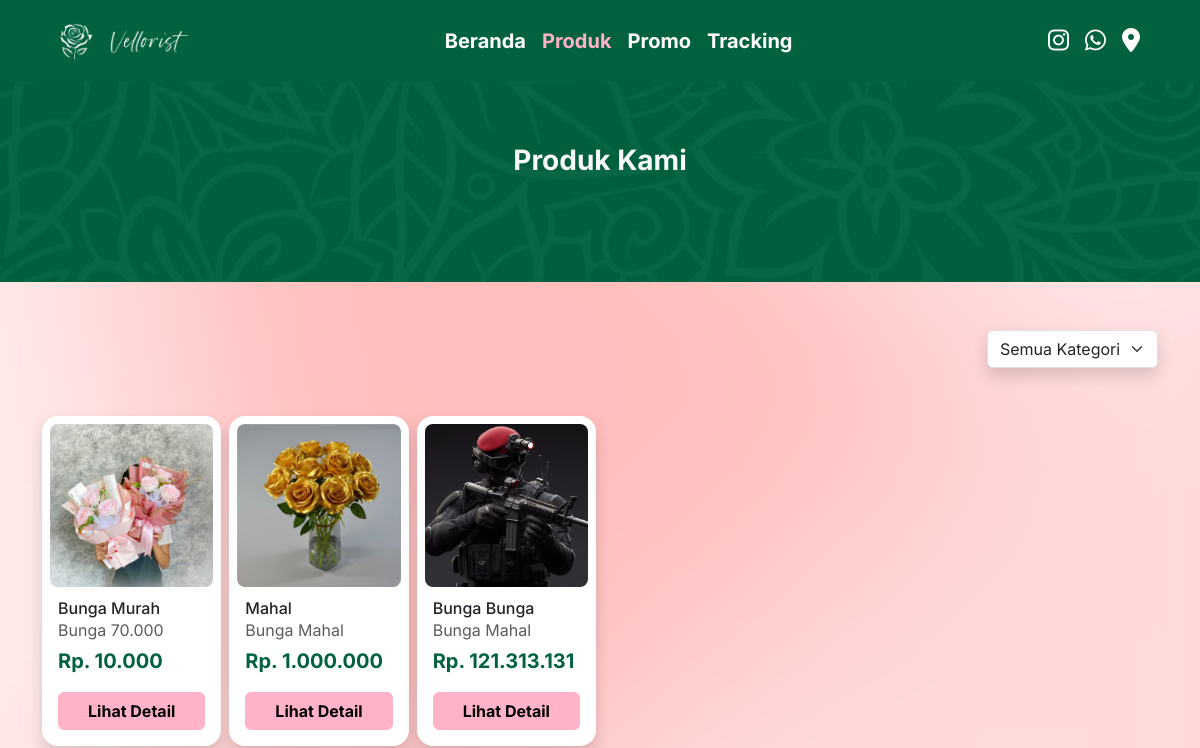
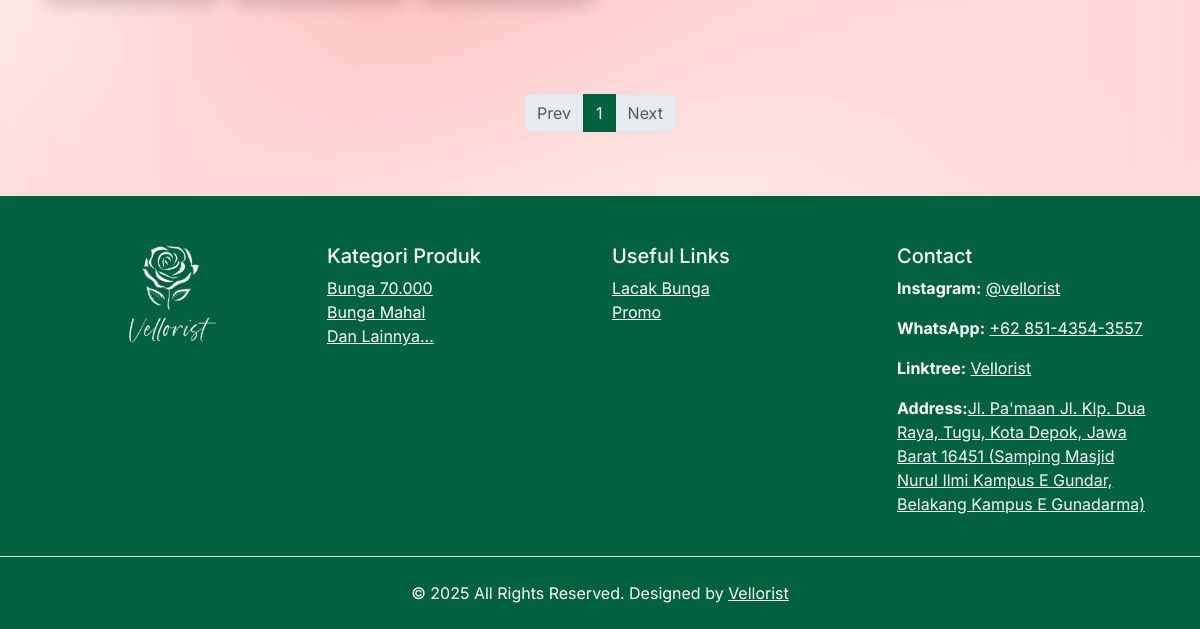
The app's page /produk/index.php, older data (2 pictures, top to bottom).
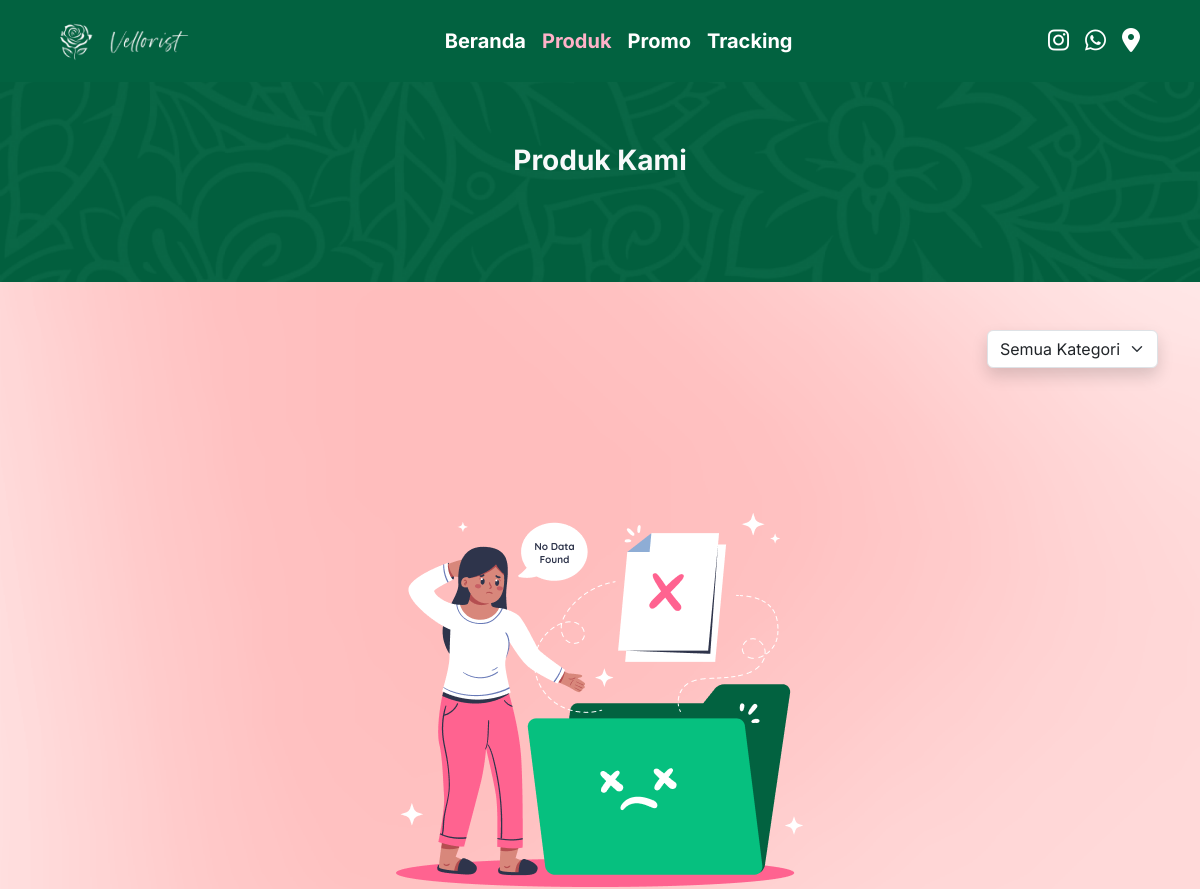
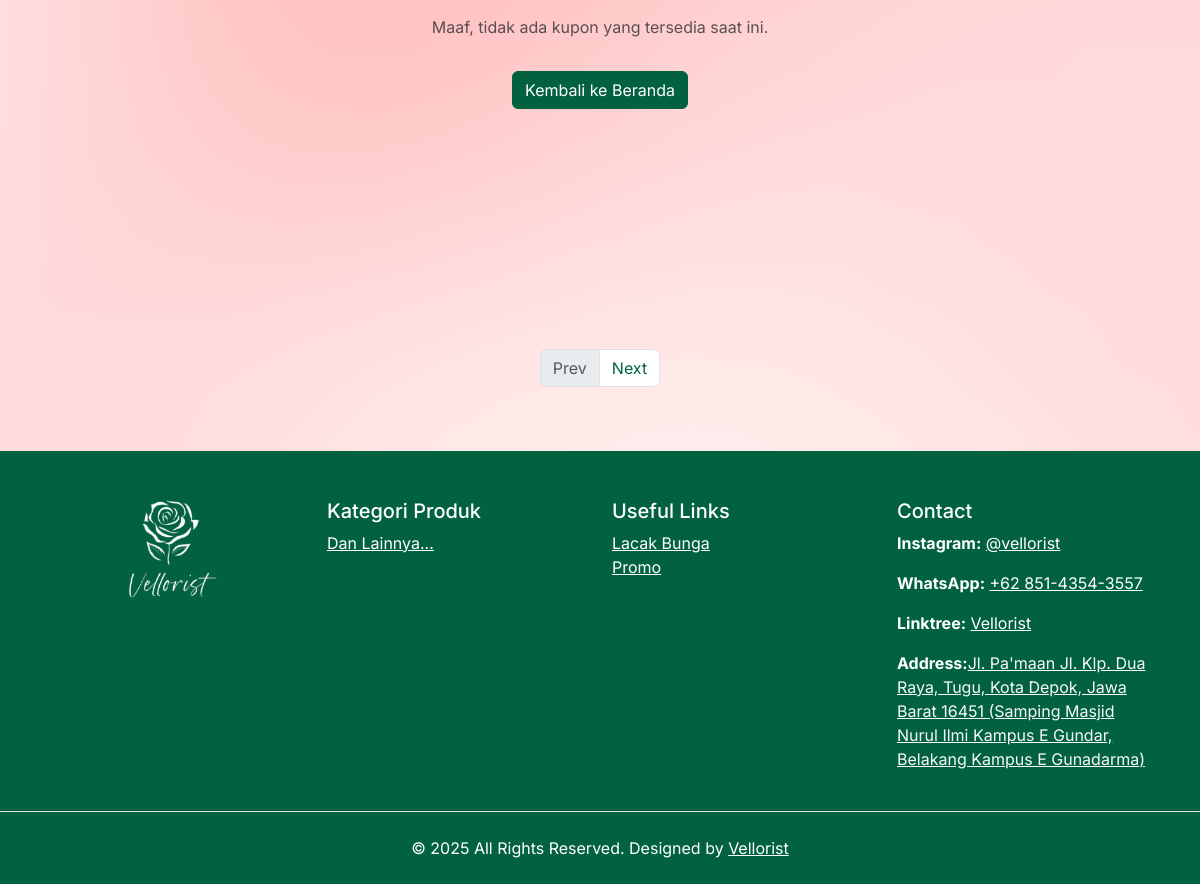
The same page, newer data (2 pictures, top to bottom).
### tables this page shows
CREATE TABLE `produk` (
  `id_produk` int(11) NOT NULL,
  `nama_produk` varchar(100) NOT NULL,
  `harga_produk` int(11) NOT NULL,
  `deskripsi_produk` text NOT NULL,
  `foto_produk` text NOT NULL,
  `id_kategori` int(11) NOT NULL
);

CREATE TABLE `kategori_produk` (
  `id_kategori` int(11) NOT NULL,
  `nama_kategori` varchar(50) NOT NULL
);

### app/config.php (called while the page is built, shortened)
<?php
$url = 'http://localhost/vellorist-web';

### app/footer.php (called while the page is built)
<?php
function getFooters($conn)
{
    $query = "SELECT * FROM kategori_produk LIMIT 5";
    $result = $conn->query($query);
    if ($result && $result->num_rows > 0) {
        return $result->fetch_all(MYSQLI_ASSOC);
    }
    return [];
}
$footer = getFooters($conn);

### produk/index.php (the view, shortened to what this page needs)
<?php
include "../app/config.php";
include "../app/footer.php";
function getProductsWithPagination($conn, $page = 1, $perPage = 30, $kategoriId = '')
{
    $offset = ($page - 1) * $perPage;
    $query = "
        SELECT
            produk.*,
            kategori_produk.nama_kategori
        FROM produk
        JOIN kategori_produk ON produk.id_kategori = kategori_produk.id_kategori
    ";
    $query .= " LIMIT ?, ?";
    $stmt = $conn->prepare($query);
    if ($kategoriId) {
        $stmt->bind_param("iii", $kategoriId, $offset, $perPage);
    } else {
        $stmt->bind_param("ii", $offset, $perPage);
    }
    $stmt->execute();
    $result = $stmt->get_result();
    if ($result && $result->num_rows > 0) {
        return $result->fetch_all(MYSQLI_ASSOC);
    }
    return [];
}
$kategoriId = isset($_GET['kategori']) ? (int)$_GET['kategori'] : '';
$totalQuery = "SELECT COUNT(*) as total FROM produk";
$totalStmt = $conn->prepare($totalQuery);
$totalStmt->execute();
$totalResult = $totalStmt->get_result();
$totalRow = $totalResult->fetch_assoc();
$totalProducts = $totalRow['total'];
$perPage = 30;
$totalPages = ceil($totalProducts / $perPage);
$page = isset($_GET['page']) ? (int)$_GET['page'] : 1;
$produkList = getProductsWithPagination($conn, $page, $perPage, $kategoriId);
?>
<!DOCTYPE html>
<html lang="id">
<head>
    <link rel="stylesheet" href="<?= $url ?>/css/main.css">
    <link rel="stylesheet" href="<?= $url ?>/css/style.css">
    <link rel="stylesheet" href="<?= $url ?>/css/all.css">
</head>
<body>
    <nav id="navbar" class="navbar navbar-expand-lg bg-primary fixed-top px-2 px-lg-5 py-3">
        <div class="container-fluid">
            <a class="navbar-brand text-white m-0" href="#">
                <img src="<?= $url ?>/assets/Logo.png" alt="Logo" height="40">
            </a>
            <div class="collapse navbar-collapse justify-content-between" id="navbarContent">
                <ul class="navbar-nav mx-auto">
                    <li class="nav-item">
                        <a class="nav-link text-white fs-12 fw-bold" href="<?= $url ?>">Beranda</a>
                    </li>
                    <li class="nav-item">
                        <a class="nav-link text-white fs-12 fw-bold active" href="<?= $url ?>/produk">Produk</a>
                    </li>
                    <li class="nav-item">
                        <a class="nav-link text-white fs-12 fw-bold" href="<?= $url ?>/promo">Promo</a>
                    </li>
                    <li class="nav-item">
                        <a class="nav-link text-white fs-12 fw-bold" href="<?= $url ?>/tracking">Tracking</a>
                    </li>
                </ul>
                <div class="d-none d-lg-flex align-items-center social-icons gap-3 my-3 my-lg-0">
                    <a href="https://instagram.com" class="text-white">
                        <i class="fa-brands fa-instagram fs-11" height="24"></i>
                    </a>
                    <a href="https://wa.me/yourphonenumber" class="text-white">
                        <i class="fa-brands fa-whatsapp fs-11"></i>
                    </a>
                    <a href="https://maps.app.goo.gl/wHmtLoZLZa2FVWay8" class="text-white">
                        <i class="fa-solid fa-location-dot fs-11"></i>
                    </a>
                </div>
            </div>
        </div>
    </nav>
    <div class="content-wrapper">
        <section class="pb-6 pt-7" id="hero-produk">
            <div class="container">
                <div class="row align-items-center">
                    <h3 class="fw-bold text-light text-center">
                        <?php
                        if ($kategoriId) {
                            $kategoriQuery = "SELECT nama_kategori FROM kategori_produk WHERE id_kategori = ?";
                            $kategoriStmt = $conn->prepare($kategoriQuery);
                            $kategoriStmt->bind_param("i", $kategoriId);
                            $kategoriStmt->execute();
                            $kategoriResult = $kategoriStmt->get_result();
                            $kategori = $kategoriResult->fetch_assoc();
                            echo htmlspecialchars($kategori['nama_kategori']);
                        } else {
                            echo "Produk Kami";
                        }
                        ?>
                    </h3>
                </div>
            </div>
        </section>
        <section class="py-5" id="produk">
            <div class="container mb-5">
                <form method="GET" action="<?= $_SERVER['PHP_SELF'] ?>" id="filterForm">
                    <div class="row justify-content-end">
                        <div class="col-auto">
                            <div class="d-flex align-items-center">
                                <select name="kategori" id="kategori" class="form-select w-100 w-lg-100 shadow" onchange="this.form.submit()">
                                    <option value="">Semua Kategori</option>
                                </select>
                            </div>
                        </div>
                    </div>
                </form>
            </div>
            <div class="container">
                <?php if (!empty($produkList)) : ?>
                    <div class="row row-cols-2 row-cols-md-3 row-cols-lg-6 g-2">
                        <?php foreach ($produkList as $produk) : ?>
                            <div class="col">
                                <div class="card shadow border-0 h-100 rounded-4">
                                    <div class="m-2 rounded-3 overflow-hidden">
                                        <img
                                            src="<?= $url ?>/assets/uploads/<?= $produk['foto_produk'] ?>"
                                            alt="Gambar produk <?= htmlspecialchars($produk['nama_produk']) ?>"
                                            class="w-100 h-100"
                                            style="object-fit: cover;">
                                    </div>
                                    <div class="card-body d-flex flex-column justify-content-between my-0 pt-1">
                                        <h6 class="card-title my-0 text-truncate"
                                            title="<?= htmlspecialchars($produk['nama_produk']) ?>">
                                            <?= htmlspecialchars($produk['nama_produk']) ?>
                                        </h6>
                                        <p class="card-text text-muted mb-1">
                                            <?= $produk['nama_kategori'] ?>
                                        </p>
                                        <p class="card-text text-primary mb-3 fs-12"
                                            title="Rp. <?= number_format($produk['harga_produk'], 0, '', '.') ?>">
                                            <strong>Rp. <?= number_format($produk['harga_produk'], 0, '', '.') ?></strong>
                                        </p>
                                        <a href="<?= $url ?>/produk/detail/index.php?id=<?= $produk['id_produk'] ?>"
                                            class="btn btn-secondary fw-bold mt-auto">
                                            Lihat Detail
                                        </a>
                                    </div>
                                </div>
                            </div>
                        <?php endforeach; ?>
                    </div>
                <?php else : ?>
                    <div class="row justify-content-center my-7">
                        <div class="col-12 text-center">
                            <img src="<?= $url ?>/assets/no-found.png" alt="Data tidak ditemukan" class="img-fluid">
                            <p class=" mt-3 text-muted">Maaf, tidak ada kupon yang tersedia saat ini.</p>
                            <a href="<?= $url ?>" class="btn btn-primary mt-3">Kembali ke Beranda</a>
                        </div>
                    </div>
                <?php endif; ?>
            </div>
        </section>
        <section id="pagination" class="my-5">
            <div class="container d-flex justify-content-center">
                <ul class="pagination">
                    <li class="page-item <?= $page == 1 ? 'disabled' : '' ?>">
                        <a class="page-link" href="<?= $_SERVER['PHP_SELF'] ?>?page=<?= $page - 1 ?><?= $kategoriId ? '&kategori=' . $kategoriId : '' ?>">Prev</a>
                    </li>
                    <?php for ($i = 1; $i <= $totalPages; $i++): ?>
                        <li class="page-item <?= $i == $page ? 'active' : '' ?>">
                            <a class="page-link" href="<?= $_SERVER['PHP_SELF'] ?>?page=<?= $i ?><?= $kategoriId ? '&kategori=' . $kategoriId : '' ?>"><?= $i ?></a>
                        </li>
                    <?php endfor; ?>
                    <li class="page-item <?= $page == $totalPages ? 'disabled' : '' ?>">
                        <a class="page-link" href="<?= $_SERVER['PHP_SELF'] ?>?page=<?= $page + 1 ?><?= $kategoriId ? '&kategori=' . $kategoriId : '' ?>">Next</a>
                    </li>
                </ul>
            </div>
        </section>
    </div>
    <footer class="bg-primary text-white pt-5">
        <div class="container">
            <div class="row">
                <div class="col-12 col-md-3 mb-4 text-center">
                    <img src="<?= $url ?>/assets/logo-vertikal.png" alt="Logo" class="img-fluid" style="max-height: 100px; object-fit: contain;">
                </div>
                <div class="col-12 col-md-3 mb-4">
                    <h5>Kategori Produk</h5>
                    <ul class="list-unstyled">
                        <?php foreach ($footer as $kategori) : ?>
                            <li><a href="<?= $url ?>/produk/index.php?kategori=<?= $kategori['id_kategori'] ?>" class="text-white"><?= htmlspecialchars($kategori['nama_kategori']) ?></a></li>
                        <?php endforeach; ?>
                        <li><a href="<?= $url ?>/produk" class="text-white">Dan Lainnya...</a></li>
                    </ul>
                </div>
                <div class="col-12 col-md-3 mb-4">
                    <h5>Useful Links</h5>
                    <ul class="list-unstyled">
                        <li><a href="#" class="text-white">Lacak Bunga</a></li>
                        <li><a href="#" class="text-white">Promo</a></li>
                    </ul>
                </div>
                <div class="col-12 col-md-3 mb-4">
                    <h5>Contact</h5>
                    <p><strong>Instagram:</strong>
                        <a href="https://www.instagram.com/vellorist/" target="_blank" class="text-white">
                            @vellorist
                        </a>
                    </p>
                    <p><strong>WhatsApp:</strong>
                        <a href="https://wa.me/+6285143543557" target="_blank" class="text-white">
                            +62 851-4354-3557
                        </a>
                    </p>
                    <p><strong>Linktree:</strong>
                        <a href="https://linktr.ee/Vellorist?fbclid=PAZXh0bgNhZW0CMTEAAaa5y0fYQ_zp7HM-1Y8sFniGCZrTKsXWc50CrBTh7aB56RYoKXYnfJa6kxA_aem_vMUPcpINxUeR7gKXn-TlTA" class="text-white">
                            Vellorist
                        </a>
                    </p>
                    <p><strong>Address:</strong><a href="https://maps.app.goo.gl/JSBGG1oFfUPfeYrW6" class="link-light">Jl. Pa'maan Jl. Klp. Dua Raya, Tugu, Kota Depok, Jawa Barat 16451 (Samping Masjid Nurul Ilmi Kampus E Gundar, Belakang Kampus E Gunadarma)</a></p>
                </div>
            </div>
        </div>
        <div class="p-4 border-top">
            <p class="text-center text-white mb-0">&copy; 2025 All Rights Reserved. Designed by <a href="#" class="text-white">Vellorist</a></p>
        </div>
    </footer>
</body>
</html>

### css/style.css (style rules this page uses)
body { background-image: url(../assets/bg-Body.png); background-color: #fff; background-size: cover; background-position: center; }
* { font-family: "Inter", serif; }
.nav-link.active { color: #ffb2c8 !important; }
#hero-produk { background-image: url(../assets/bg-produk.png); background-size: cover; }

Row changes from the older to the newer data that the page shows:
removed produk: foto_produk (picture), nama_produk "Bunga Murah", id_kategori.nama_kategori "Bunga 70.000", harga_produk "10.000"
removed produk: foto_produk (picture), nama_produk "Mahal", id_kategori.nama_kategori "Bunga Mahal", harga_produk "1.000.000"
removed produk: foto_produk (picture), nama_produk "Bunga Bunga", id_kategori.nama_kategori "Bunga Mahal", harga_produk "121.313.131"
removed kategori_produk: nama_kategori "Bunga 70.000"
removed kategori_produk: nama_kategori "Bunga Mahal"
Text that changed along with them:
text now shown: "Maaf, tidak ada kupon yang tersedia saat ini. Kembali ke Beranda"
list line gone: "1"
